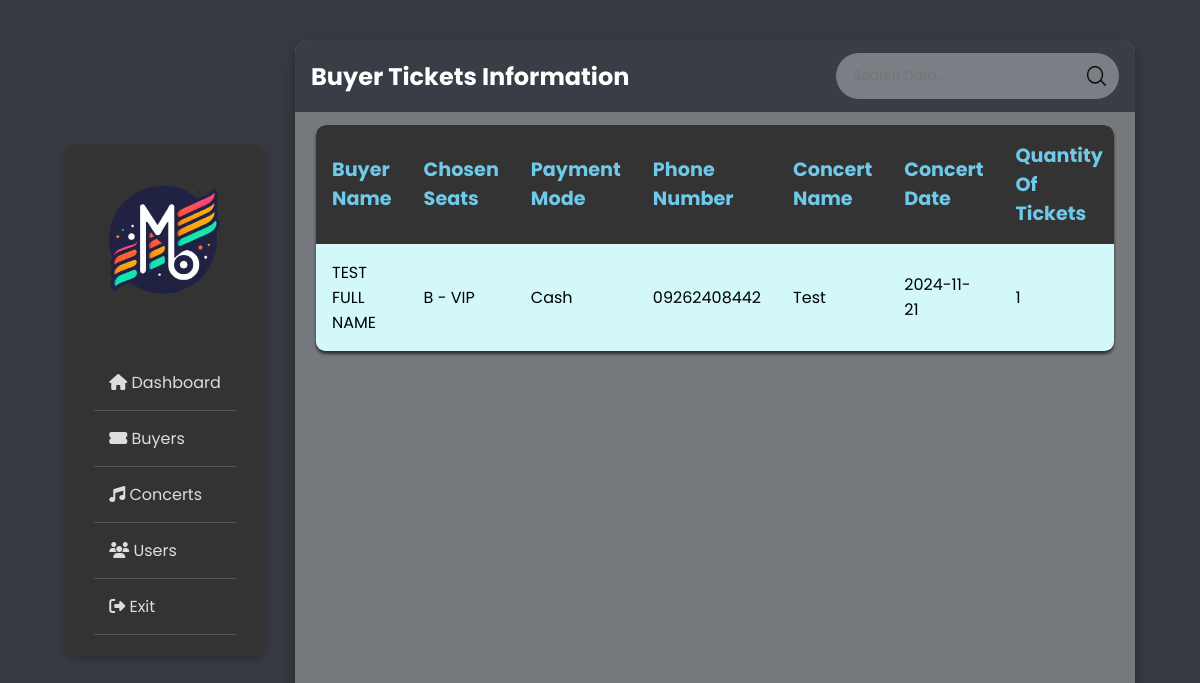
/adminside/viewbuyer.php, run on the app's committed database.
### tables this page shows
CREATE TABLE IF NOT EXISTS `tblbuyer` (
  `buyer_id` int NOT NULL AUTO_INCREMENT,
  `buyer_name` varchar(255) NOT NULL,
  `buyer_chosenseats` varchar(255) NOT NULL,
  `payment_mode` varchar(50) NOT NULL,
  `buyer_phonenum` varchar(20) NOT NULL,
  `concert_name` varchar(255) NOT NULL,
  `concert_date` date NOT NULL,
  `tickets_qty` int NOT NULL,
  `payment_date` date NOT NULL,
  `transaction_no` varchar(255) NOT NULL,
  `payment_price` decimal(10,2) NOT NULL,
  `status` varchar(50) NOT NULL,
  `concert_id` int NOT NULL,
  PRIMARY KEY (`buyer_id`)
);

### adminside/viewbuyer.php (the view, shortened to what this page needs)
<?php
include "config.php";
$sql = "SELECT * FROM tblbuyer";
$all_buyer = $conn->query($sql);
?>
<!DOCTYPE html>
<html lang="en" title="Coding design">
<head>
    <link rel="stylesheet" href="style.css">
    <link rel="stylesheet" href="https://cdnjs.cloudflare.com/ajax/libs/font-awesome/6.5.0/css/all.min.css"
 />
</head>
<div class="sidebar">
    <img src="images/logo.png" alt="Logo">
    <div class="sidebar-nav">
        <a href="dashboard.php">
            <i class="fas fa-home"></i> Dashboard
        </a>
        <a href="viewbuyer.php">
            <i class="fas fa-ticket-alt"></i> Buyers
        </a>
        <a href="viewconcert.php">
            <i class="fas fa-music"></i> Concerts
        </a>
        <a href="viewusers.php">
            <i class="fas fa-users"></i> Users
        </a>
        <a href="../login.php">
            <i class="fas fa-sign-out-alt"></i>
            </i> Exit
        </a>
    </div>
</div>
<body>
    <main class="table">
        <section class="table__header">
            <h1>Buyer Tickets Information</h1>
            <div class="input-group">
                <input type="text" name="search" class="searchinput" placeholder="Search Data...">
                <img src="images/search.png" alt="">
            </div>
        </section>
        <section class="table__body">
            <table>
                <thead>
                    <tr>
                        <th scope="col">Buyer name</th>
                        <th scope="col">Chosen seats</th>
                        <th scope="col">Payment mode</th>
                        <th scope="col">Phone number</th>
                        <th scope="col">Concert name</th>
                        <th scope="col">Concert date</th>
                        <th scope="col">Quantity of tickets</th>
                    </tr>
                </thead>
                <tbody>
                    <?php
                    while($row = $all_buyer->fetch_assoc()) {
                        ?>
                        <tr>
                            <td>
                                <?php echo $row['buyer_name'] ?>
                            </td>
                            <td>
                                <?php echo $row['buyer_chosenseats'] ?>
                            </td>
                            <td>
                                <?php echo $row['payment_mode'] ?>
                            </td>
                            <td>
                                <?php echo $row['buyer_phonenum'] ?>
                            </td>
                            <td>
                                <?php echo $row['concert_name'] ?>
                            </td>
                            <td>
                                <?php echo $row['concert_date'] ?>
                            </td>
                            <td>
                                <?php echo $row['tickets_qty'] ?>
                            </td>
                        </tr>
                        <?php
                    }
                    ?>
                </tbody>
            </table>
        </section>
    </main>
</body>
</html>

### adminside/style.css (style rules this page uses)
* { margin: 0; padding: 0; font-family: 'Poppins', sans-serif; box-sizing: border-box; }
body { min-height: 100vh; background: url(images/adminbg3.png) center / cover; display: flex; justify-content: center; align-items: center; background-color: #373b41; background-blend-mode: soft-light; }
.searchinput { color: white; }
main.table { width: 82vw; height: 90vh; background-color: rgba(243, 243, 243, 0.333); backdrop-filter: blur(7px); box-shadow: 0 .4rem .8rem #0005; border-radius: .8rem; overflow: hidden; }
.table__header { width: 100%; height: 10%; background-color: #393E46; padding: .8rem 1rem; color: white; display: flex; justify-content: space-between; align-items: center; }
.table__header .input-group { width: 35%; height: 100%; background-color: #fff5; padding: 0 .8rem; border-radius: 2rem; display: flex; justify-content: center; align-items: center; transition: .2s; }
.table__header .input-group img { width: 1.2rem; height: 1.2rem; }
.table__header .input-group input { width: 100%; padding: 0 .5rem 0 .3rem; background-color: transparent; border: none; outline: none; }
.table__body { width: 95%; max-height: calc(89% - 1.6rem); background-color: #d2f8fa; margin: .8rem auto; border-radius: .6rem; box-shadow: 0 3px 3px rgba(0, 0, 0, 0.6); overflow: auto; overflow: overlay; }
table { width: 100%; }
table, th, td { border-collapse: collapse; padding: 1rem; text-align: left; }
thead th { position: sticky; top: 0; left: 0; font-size: larger; color: #6fcaea; background-color: #333; cursor: pointer; text-transform: capitalize; }
tbody tr { --delay: .1s; transition: .5s ease-in-out var(--delay), background-color 0s; }
tbody tr td, tbody tr td p, tbody tr td img { transition: .2s ease-in-out; }
.sidebar { flex-basis: 200px; background-color: #333; color: #fff; padding: 20px; box-shadow: 0 .2rem .5rem #0004; display: flex; flex-direction: column; align-items: center; border-radius: 10px; margin-right: 30px; }
.sidebar img { width: 150px; height: auto; margin-bottom: 20px; }
.sidebar-nav { margin-top: 20px; }
.sidebar-nav a { display: block; padding: 15px; text-decoration: none; color: #ddd; transition: background-color 0.3s; border-bottom: 1px solid #555; }
@media only screen and (max-width: 1400px) { main.table { width: 70vw; } }

### data on the page
tblbuyer: buyer_name "TEST FULL NAME", buyer_chosenseats "B - VIP", payment_mode "Cash", buyer_phonenum "09262408442", concert_name "Test", concert_date "2024-11-21", tickets_qty "1"
